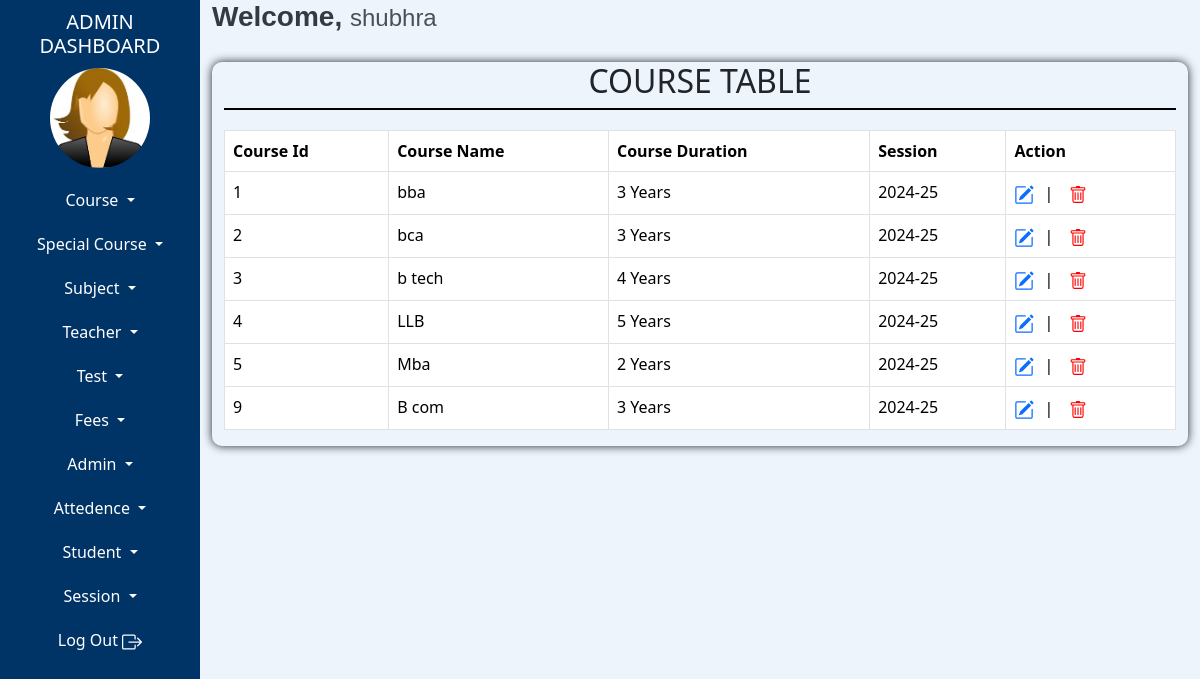
/admin/course-table.php (signed in), run on the app's committed database.
### tables this page shows
CREATE TABLE `tblcourse` (
  `courseId` int(10) NOT NULL AUTO_INCREMENT,
  `courseName` varchar(100) NOT NULL,
  `courseDuration` varchar(10) NOT NULL,
  `sessionId` int(10) NOT NULL,
  PRIMARY KEY (`courseId`)
);

CREATE TABLE `tblsession` (
  `sessionId` int(10) NOT NULL AUTO_INCREMENT,
  `sessionName` varchar(15) NOT NULL,
  `addedIpAddress` varchar(100) NOT NULL,
  `addedDateTime` datetime NOT NULL,
  `updatedIpAddress` varchar(100) NOT NULL,
  `updatedDateTime` datetime NOT NULL,
  `status` int(2) NOT NULL,
  PRIMARY KEY (`sessionId`)
);

### admin/course-table.php (the view, shortened to what this page needs)
<?php
include "admin-dashboard-top.php";
include "admin-dashboard-content.php";
$query="SELECT * FROM tblcourse";
$stmt=$conn->prepare($query);
$stmt->execute();
?>
<!doctype html>
<html lang="en">
  <head>
    <link href="https://cdn.jsdelivr.net/npm/bootstrap@5.3.3/dist/css/bootstrap.min.css" rel="stylesheet">
  </head>
<body>
<div class="container-fluid">
    <div class="row">
        <div class="col-md-12 tbl-content">
            <div class="tbl-heading">
            <h2>COURSE TABLE</h2>
            </div>
            <table class="table table-hover table-bordered">
              <thead>
                <tr>
                  <th scope="col">Course Id</th>
                  <th scope="col">Course Name</th>
                  <th scope="col">Course Duration</th>
                  <th scope="col">Session</th>
                  <th scope="col">Action</th>
                </tr>
              </thead>
              <tbody>
                <?php
                    while($result=$stmt->fetch())
                    {
                ?>
                    <tr>
                    <td><?php echo $result['courseId']; ?></td>
                     <td><?php echo $result['courseName']; ?></td>
                     <td>
                        <?php
                            if($result['courseDuration']==1)
                            {
                                echo "1 Year";
                            }
                            else if($result['courseDuration']==2)
                            {
                                echo "2 Years";
                            }
                            else if($result['courseDuration']==3)
                            {
                                echo "3 Years";
                            }
                            else if($result['courseDuration']==4)
                            {
                                echo "4 Years";
                            }
                            else
                            {
                                echo "5 Years";
                            }
                        ?>
                     </td>
                     <td>
                        <?php
                            $sessionId = $result['sessionId'];
                            $sessionstmt=$conn->prepare("SELECT * FROM tblsession WHERE sessionId=:sessionId");
                            $sessionstmt->bindParam(":sessionId",$sessionId);
                            $sessionstmt->execute();
                            $sessions=$sessionstmt->fetch();
                            echo $sessions["sessionName"];
                        ?>
                    </td>
                    <td>
                        <div class="icons">
                            <a href="edit-course.php?courseId=<?php echo $result['courseId'] ?>">
                            </a>
                            |
                            <form action="delete-course.php" method="POST" onsubmit="return confirm('Are you sure you want to delete this course?');">
                                <button type="submit" style="border: none; background: none; cursor: pointer;">
                                </button>
                            </form>
                        </div>
                    </td>
                </tr>
                <?php
                }
                ?>
              </tbody>
            </table>
        </div>
    </div>
</div>
</body>
</div>
</div>
<?php
    include "admin-dashboard-footer.php"
?>

### admin/admin-dashboard-content.php (shortened to what this page needs)
<link href="https://cdn.jsdelivr.net/npm/bootstrap@5.3.3/dist/css/bootstrap.min.css" rel="stylesheet">
  </head>
  <body>
    <div class="container-fluid">
        <div class="row">
            <div class="col-md-2  left-side">
                <div class="heading">
                    <h5>ADMIN DASHBOARD</h5>
                </div>
                <div class="image">
                    <a href="admin-dashboard.php">
                    <?php
                        $query = "select * from tbladmin where adminId=:adminId";
                        $stmt=$conn->prepare($query);
                        $stmt->bindParam(":adminId",$adminId);
                        $stmt->execute();
                        $result = $stmt->fetch();
                        if (!empty($result['picture']))
                        {
                        	echo '<img src="'.$result['picture'].'" style=" height: 100px;" />';
                        }
                        else
                        {
                        	if ($result['adminGender'] == '1')
                        	{
                        		echo '<img src="images/female-logo.jpg" alt="Male" style="height: 100px; width: 100px;" />';
                        	}
                        	elseif ($result['adminGender'] == '2')
                        	{
                        		echo '<img src="images/male-logo.jpg" alt="Female" style="height: 100px; width: 100px;" />';
                        	}
                        }
                    ?>
                    </a>
                </div>
                <div class="buttons">
                    <div class="dropdown ">
                      <button class="btn dropdown-toggle w-100 nav-link left-btn" type="button" data-bs-toggle="dropdown" aria-expanded="false">
                        Course
                      </button>
                    </div>
                    <div class="dropdown ">
                      <button class="btn dropdown-toggle w-100 nav-link left-btn" type="button" data-bs-toggle="dropdown" aria-expanded="false">
                        Special Course
                      </button>
                    </div>
                    <div class="dropdown ">
                      <button class="btn dropdown-toggle w-100 nav-link left-btn" type="button" data-bs-toggle="dropdown" aria-expanded="false">
                        Subject
                      </button>
                    </div>
                    <div class="dropdown ">
                      <button class="btn dropdown-toggle w-100 nav-link left-btn" type="button" data-bs-toggle="dropdown" aria-expanded="false">
                        Teacher
                      </button>
                    </div>
                    <div class="dropdown ">
                      <button class="btn dropdown-toggle w-100 nav-link left-btn" type="button" data-bs-toggle="dropdown" aria-expanded="false">
                        Test
                      </button>
                    </div>
                    <div class="dropdown ">
                      <button class="btn dropdown-toggle w-100 nav-link left-btn" type="button" data-bs-toggle="dropdown" aria-expanded="false">
                        Fees
                      </button>
                    </div>
                    <div class="dropdown ">
                      <button class="btn dropdown-toggle w-100 nav-link left-btn" type="button" data-bs-toggle="dropdown" aria-expanded="false">
                        Admin
                      </button>
                    </div>
                    <div class="dropdown ">
                      <button class="btn dropdown-toggle w-100 nav-link left-btn" type="button" data-bs-toggle="dropdown" aria-expanded="false">
                        Attedence
                      </button>
                    </div>
                    <div class="dropdown ">
                      <button class="btn dropdown-toggle w-100 nav-link left-btn" type="button" data-bs-toggle="dropdown" aria-expanded="false">
                        Student
                      </button>
                    </div>
                    <div class="dropdown ">
                      <button class="btn dropdown-toggle w-100 nav-link left-btn" type="button" data-bs-toggle="dropdown" aria-expanded="false">
                        Session
                      </button>
                    </div>
                    <a href="logout-admin.php" class="btn left-btn w-100 nav-link">
                        Log Out
                    </a>
                </div>
            </div>
            <div class="col-md-10 col-sm-10 right-side">
                <div>
                    <h3 class="welcome-text">Welcome, <span class="admin-name"><?php echo $result['adminName']; ?></span></h3>
                </div>

### admin/admin-dashboard-content.php (style rules this page uses)
.left-side { background-color:#003366; color:white; height:200vh; }
.heading { text-align:center; margin:10px auto; }
.image { display:flex; justify-content:center; }
.image img { border-radius:60px; }
.left-btn { color:white; transition: background-color 0.3s ease; margin-top:20px; }
.right-side { background-color:#edf4fb; }
.welcome-text { font-family: 'Poppins', sans-serif; font-size: 28px; font-weight: 600; color: #343a40; }
.admin-name { font-family: 'Montserrat', sans-serif; font-size: 24px; font-weight: 400; color: #495057; }

### admin/course-table.php (style rules this page uses)
.tbl-heading { text-align:center; border-bottom:2px solid black; margin-bottom:20px; }
.tbl-content { box-shadow:0 0 10px; margin-top:20px; border-radius:10px; }
.icons { display: flex; align-items: center; gap: 10px; }

### data on the page
tblcourse: courseId "1", courseName "bba", courseDuration "3 Years", sessionId.sessionName "2024-25"
tblcourse: courseId "2", courseName "bca", courseDuration "3 Years", sessionId.sessionName "2024-25"
tblcourse: courseId "3", courseName "b tech", courseDuration "4 Years", sessionId.sessionName "2024-25"
tblcourse: courseId "4", courseName "LLB", courseDuration "5 Years", sessionId.sessionName "2024-25"
tblcourse: courseId "5", courseName "Mba", courseDuration "2 Years", sessionId.sessionName "2024-25"
tblcourse: courseId "9", courseName "B com", courseDuration "3 Years", sessionId.sessionName "2024-25"

### other printed values
$result['adminName'] "shubhra"
